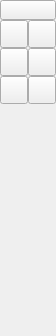
<?xml version="1.0" encoding="UTF-8"?>
<ui version="4.0">
 <class>QG_CadToolBarPolylines</class>
 <widget class="QWidget" name="QG_CadToolBarPolylines">
  <property name="geometry">
   <rect>
    <x>0</x>
    <y>0</y>
    <width>56</width>
    <height>336</height>
   </rect>
  </property>
  <property name="sizePolicy">
   <sizepolicy hsizetype="Fixed" vsizetype="Minimum">
    <horstretch>0</horstretch>
    <verstretch>0</verstretch>
   </sizepolicy>
  </property>
  <property name="minimumSize">
   <size>
    <width>56</width>
    <height>336</height>
   </size>
  </property>
  <property name="windowTitle">
   <string>Polylines</string>
  </property>
  <widget class="QToolButton" name="bBack">
   <property name="geometry">
    <rect>
     <x>0</x>
     <y>0</y>
     <width>56</width>
     <height>20</height>
    </rect>
   </property>
   <property name="toolTip">
    <string>Back to main menu</string>
   </property>
   <property name="text">
    <string/>
   </property>
   <property name="icon">
    <iconset resource="../../../res/extui/extui.qrc">
     <normaloff>:/extui/back.png</normaloff>:/extui/back.png</iconset>
   </property>
  </widget>
  <widget class="QToolButton" name="bPolyline">
   <property name="geometry">
    <rect>
     <x>0</x>
     <y>20</y>
     <width>28</width>
     <height>28</height>
    </rect>
   </property>
   <property name="toolTip">
    <string>Create Polyline</string>
   </property>
   <property name="text">
    <string/>
   </property>
   <property name="icon">
    <iconset resource="../../../res/extui/extui.qrc">
     <normaloff>:/extui/polyline.png</normaloff>:/extui/polyline.png</iconset>
   </property>
  </widget>
  <widget class="QToolButton" name="bPolylineTrim">
   <property name="geometry">
    <rect>
     <x>28</x>
     <y>76</y>
     <width>28</width>
     <height>28</height>
    </rect>
   </property>
   <property name="toolTip">
    <string>Trim segments</string>
   </property>
   <property name="text">
    <string/>
   </property>
   <property name="icon">
    <iconset resource="../../../res/extui/extui.qrc">
     <normaloff>:/extui/polylinetrim.png</normaloff>:/extui/polylinetrim.png</iconset>
   </property>
  </widget>
  <widget class="QToolButton" name="bPolylineDelBetween">
   <property name="geometry">
    <rect>
     <x>0</x>
     <y>76</y>
     <width>28</width>
     <height>28</height>
    </rect>
   </property>
   <property name="toolTip">
    <string>Delete between two nodes</string>
   </property>
   <property name="text">
    <string/>
   </property>
   <property name="icon">
    <iconset resource="../../../res/extui/extui.qrc">
     <normaloff>:/extui/polylinedelbetween.png</normaloff>:/extui/polylinedelbetween.png</iconset>
   </property>
  </widget>
  <widget class="QToolButton" name="bPolylineDel">
   <property name="geometry">
    <rect>
     <x>28</x>
     <y>48</y>
     <width>28</width>
     <height>28</height>
    </rect>
   </property>
   <property name="toolTip">
    <string>Delete node</string>
   </property>
   <property name="text">
    <string/>
   </property>
   <property name="icon">
    <iconset resource="../../../res/extui/extui.qrc">
     <normaloff>:/extui/polylinedel.png</normaloff>:/extui/polylinedel.png</iconset>
   </property>
  </widget>
  <widget class="QToolButton" name="bPolylineAdd">
   <property name="geometry">
    <rect>
     <x>28</x>
     <y>20</y>
     <width>28</width>
     <height>28</height>
    </rect>
   </property>
   <property name="toolTip">
    <string>Add node</string>
   </property>
   <property name="text">
    <string/>
   </property>
   <property name="icon">
    <iconset resource="../../../res/extui/extui.qrc">
     <normaloff>:/extui/polylineadd.png</normaloff>:/extui/polylineadd.png</iconset>
   </property>
  </widget>
  <widget class="QToolButton" name="bPolylineAppend">
   <property name="geometry">
    <rect>
     <x>0</x>
     <y>48</y>
     <width>28</width>
     <height>28</height>
    </rect>
   </property>
   <property name="toolTip">
    <string>Append node</string>
   </property>
   <property name="text">
    <string/>
   </property>
   <property name="icon">
    <iconset resource="../../../res/extui/extui.qrc">
     <normaloff>:/extui/polylineappend.png</normaloff>:/extui/polylineappend.png</iconset>
   </property>
  </widget>
 </widget>
 <layoutdefault spacing="6" margin="11"/>
 <includes>
  <include location="local">qg_actionhandler.h</include>
 </includes>
 <resources>
  <include location="../../../res/extui/extui.qrc"/>
 </resources>
 <connections>
  <connection>
   <sender>bPolyline</sender>
   <signal>clicked()</signal>
   <receiver>QG_CadToolBarPolylines</receiver>
   <slot>drawPolyline()</slot>
   <hints>
    <hint type="sourcelabel">
     <x>20</x>
     <y>20</y>
    </hint>
    <hint type="destinationlabel">
     <x>20</x>
     <y>20</y>
    </hint>
   </hints>
  </connection>
  <connection>
   <sender>bBack</sender>
   <signal>clicked()</signal>
   <receiver>QG_CadToolBarPolylines</receiver>
   <slot>back()</slot>
   <hints>
    <hint type="sourcelabel">
     <x>20</x>
     <y>20</y>
    </hint>
    <hint type="destinationlabel">
     <x>20</x>
     <y>20</y>
    </hint>
   </hints>
  </connection>
  <connection>
   <sender>bPolylineAdd</sender>
   <signal>clicked()</signal>
   <receiver>QG_CadToolBarPolylines</receiver>
   <slot>polylineAdd()</slot>
   <hints>
    <hint type="sourcelabel">
     <x>20</x>
     <y>20</y>
    </hint>
    <hint type="destinationlabel">
     <x>20</x>
     <y>20</y>
    </hint>
   </hints>
  </connection>
  <connection>
   <sender>bPolylineDel</sender>
   <signal>clicked()</signal>
   <receiver>QG_CadToolBarPolylines</receiver>
   <slot>polylineDel()</slot>
   <hints>
    <hint type="sourcelabel">
     <x>20</x>
     <y>20</y>
    </hint>
    <hint type="destinationlabel">
     <x>20</x>
     <y>20</y>
    </hint>
   </hints>
  </connection>
  <connection>
   <sender>bPolylineDelBetween</sender>
   <signal>clicked()</signal>
   <receiver>QG_CadToolBarPolylines</receiver>
   <slot>polylineDelBetween()</slot>
   <hints>
    <hint type="sourcelabel">
     <x>20</x>
     <y>20</y>
    </hint>
    <hint type="destinationlabel">
     <x>20</x>
     <y>20</y>
    </hint>
   </hints>
  </connection>
  <connection>
   <sender>bPolylineTrim</sender>
   <signal>clicked()</signal>
   <receiver>QG_CadToolBarPolylines</receiver>
   <slot>polylineTrim()</slot>
   <hints>
    <hint type="sourcelabel">
     <x>20</x>
     <y>20</y>
    </hint>
    <hint type="destinationlabel">
     <x>20</x>
     <y>20</y>
    </hint>
   </hints>
  </connection>
  <connection>
   <sender>bPolylineAppend</sender>
   <signal>clicked()</signal>
   <receiver>QG_CadToolBarPolylines</receiver>
   <slot>polylineAppend()</slot>
   <hints>
    <hint type="sourcelabel">
     <x>20</x>
     <y>20</y>
    </hint>
    <hint type="destinationlabel">
     <x>20</x>
     <y>20</y>
    </hint>
   </hints>
  </connection>
 </connections>
</ui>
